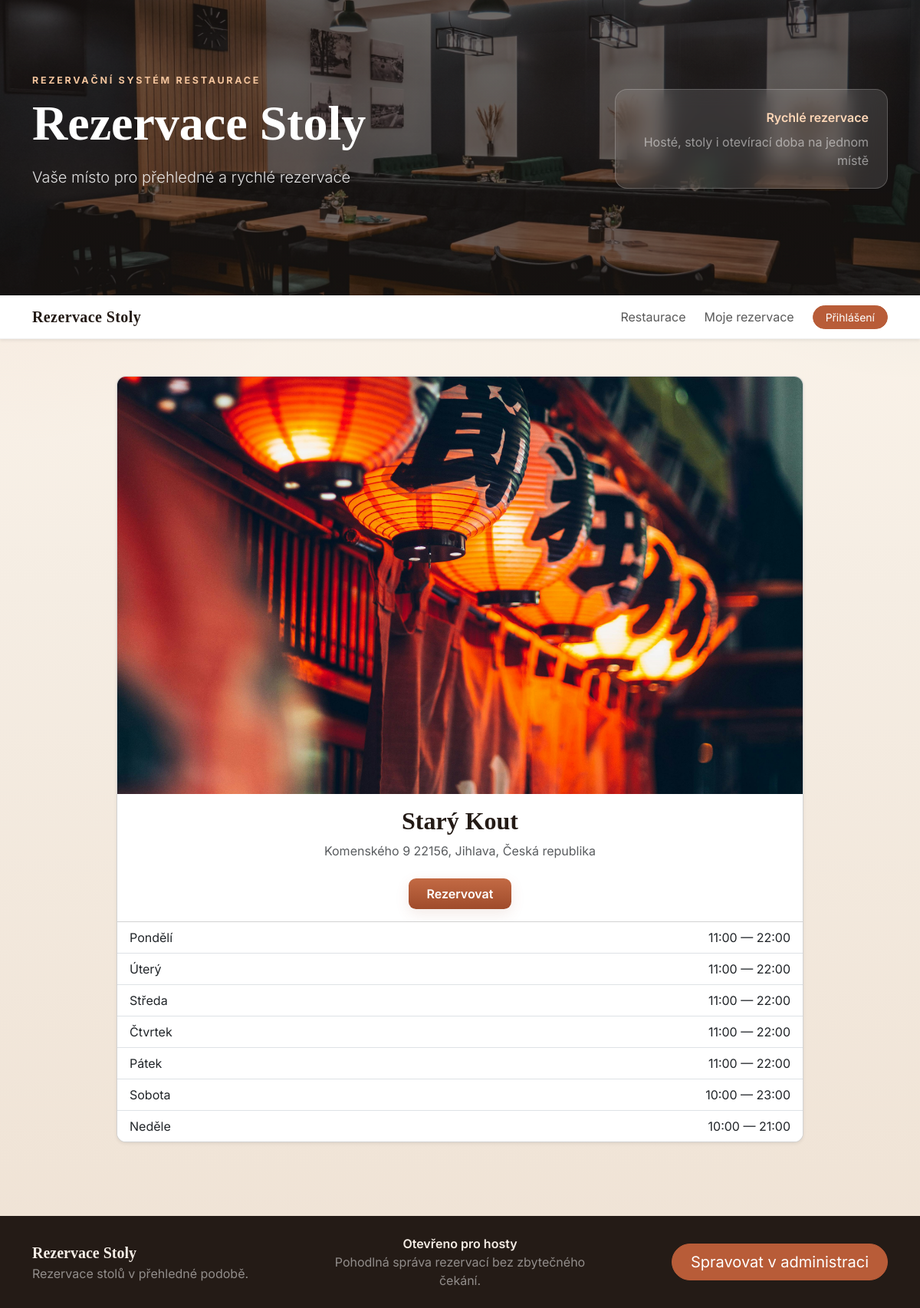
Page /restaurace/25/ on the committed database.
### knihovna/models.py (models this page shows, shortened)
class Restaurace(models.Model):
    nazev = models.CharField(max_length=100)
    adresa = models.ForeignKey('Adresa', on_delete=models.CASCADE)
    image = models.ImageField(upload_to='restaurace/', blank=True, null=True)
    class Meta:
        verbose_name = "Restaurace"
        verbose_name_plural = "Restaurace"

class Adresa(models.Model):
    ulice = models.CharField(max_length=100)
    psc = models.CharField(validators=[PSC_REGEX], max_length=10)
    mesto = models.ForeignKey(Mesto, on_delete=models.CASCADE, validators=[MESTO_REGEX])
    def __str__(self):
        return f"{self.ulice} {self.psc}, {self.mesto}"
    class Meta:
        verbose_name = "Adresa"
        verbose_name_plural = "Adresy"

class Mesto(models.Model):
    nazev = models.CharField(max_length=100)
    stat = models.ForeignKey(Stat, on_delete=models.CASCADE)
    def __str__(self):
        return f"{self.nazev}, {self.stat}"
    class Meta:
        verbose_name = "Město"
        verbose_name_plural = "Města"

class Stat(models.Model):
    nazev = models.CharField(max_length=100)
    def __str__(self):
        return self.nazev
    class Meta:
        verbose_name = "Stát"
        verbose_name_plural = "Státy"

class Oteviraci_doba(models.Model):
    Restaurace = models.ForeignKey('Restaurace', on_delete=models.CASCADE)
    den = models.CharField(max_length=20, choices=[
        ('pondeli', 'Pondělí'),
        ('utery', 'Úterý'),
        ('streda', 'Středa'),
        ('ctvrtek', 'Čtvrtek'),
        ('patek', 'Pátek'),
        ('sobota', 'Sobota'),
        ('nedele', 'Neděle')
    ])
    otevreno_od = models.TimeField()
    otevreno_do = models.TimeField()
    class Meta:
        verbose_name = "Otevírací doba"
        verbose_name_plural = "Otevírací doby"

### knihovna/views.py (the view)
# urls.py: path('restaurace/<int:pk>/', restaurant_detail, name='restaurant_detail'),
def restaurant_detail(request, pk):
    restaurant = get_object_or_404(Restaurace, pk=pk)
    opening_hours = Oteviraci_doba.objects.filter(Restaurace=restaurant)
    return render(request, 'restaurants/restaurace_detail.html', {
        'restaurant': restaurant,
        'opening_hours': opening_hours,
    })

### knihovna/templates/restaurants/restaurace_detail.html (shortened to what this page needs)
{% extends "base.html" %}
{% block content %}
<div class="restaurant-detail-container">
    <div class="card restaurant-detail-card mx-auto shadow-sm">
        {% if restaurant.image %}
        <div class="restaurant-detail-image-wrap">
            <img src="{{ restaurant.image.url }}" alt="{{ restaurant.nazev }}" class="restaurant-detail-image">
        </div>
        {% elif image_url %}
        <div class="restaurant-detail-image-wrap">
            <img src="{{ image_url }}" alt="{{ restaurant.nazev }}" class="restaurant-detail-image">
        </div>
        {% else %}
        <div class="alert alert-info m-3">No image available for this restaurant.</div>
        {% endif %}
        <div class="card-body text-center">
            <h1 class="restaurant-detail-name mb-2">{{ restaurant.nazev }}</h1>
            {% if restaurant.adresa %}
            <div class="text-muted mb-2">{{ restaurant.adresa }}</div>
            {% endif %}
            <a href="{% url 'rezervace' restaurant.id %}" class="btn btn-restaurant-primary mt-3 px-4">Rezervovat</a>
        </div>
        {% if opening_hours %}
        <div class="list-group list-group-flush">
            {% for o in opening_hours %}
            <div class="list-group-item d-flex justify-content-between align-items-center">
                <div>{{ o.get_den_display }}</div>
                <div class="text-nowrap">{{ o.otevreno_od }} — {{ o.otevreno_do }}</div>
            </div>
            {% endfor %}
        </div>
        {% endif %}
    </div>
</div>
{% endblock %}

### knihovna/static/css/styles.css (style rules this page uses)
body { font-family: "Inter", sans-serif; background: radial-gradient(circle at top left, rgba(184, 92, 56, 0.12), transparent 28%), radial-gradient(circle at top right, rgba(45, 104, 85, 0.12), transparent 24%), linear-gradient(180deg, #fff8ef 0%, #f5ede3 45%, #efe2d4 100%); color: #241b16; }
.btn-restaurant-primary, .btn-restaurant-secondary { border-radius: 0.6rem; padding: 0.5rem 0.75rem; font-weight: 600; transition: transform 160ms ease, box-shadow 160ms ease; }
.btn-restaurant-primary { background: linear-gradient(180deg, #c36a44 0%, #9f4b2b 100%); border: none; color: #fff; box-shadow: 0 6px 18px rgba(160, 84, 60, 0.12); }
.restaurant-detail-container { max-width: 56rem; margin: 0 auto; }
.restaurant-detail-card { overflow: hidden; border-radius: 0.75rem; }
.restaurant-detail-image-wrap { width: 100%; height: 34rem; overflow: hidden; background: #f5efe8; }
.restaurant-detail-image { width: 100%; height: 100%; object-fit: cover; object-position: center; display: block; }
.restaurant-detail-name { font-family: Georgia, 'Times New Roman', serif; font-size: 2rem; font-weight: 700; color: #241b16; }

### rows in the picture
Restaurace: image (picture), nazev "Starý Kout", adresa "Komenského 9 22156, Jihlava, Česká republika"
Oteviraci_doba: den "Pondělí", otevreno_od "11:00", otevreno_do "22:00"
Oteviraci_doba: den "Úterý", otevreno_od "11:00", otevreno_do "22:00"
Oteviraci_doba: den "Středa", otevreno_od "11:00", otevreno_do "22:00"
Oteviraci_doba: den "Čtvrtek", otevreno_od "11:00", otevreno_do "22:00"
Oteviraci_doba: den "Pátek", otevreno_od "11:00", otevreno_do "22:00"
Oteviraci_doba: den "Sobota", otevreno_od "10:00", otevreno_do "23:00"
Oteviraci_doba: den "Neděle", otevreno_od "10:00", otevreno_do "21:00"
